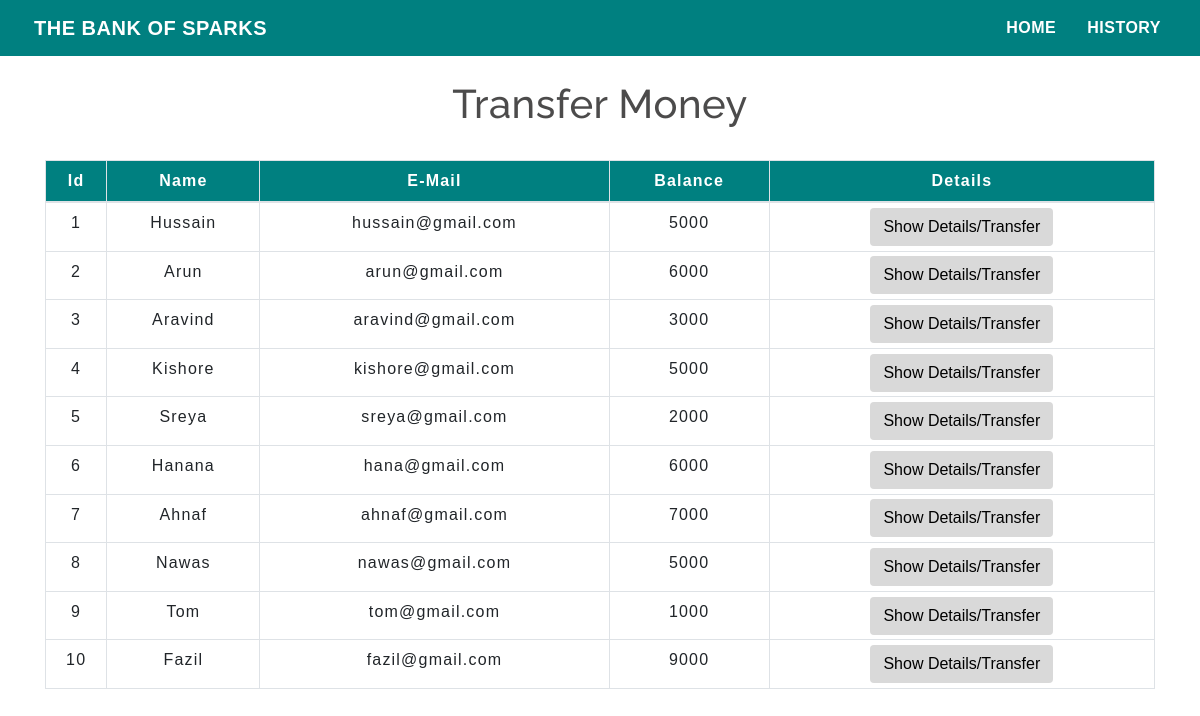
The app's page /transfermoney.php with its own data.
### tables this page shows
CREATE TABLE `users` (
  `id` int(5) NOT NULL,
  `name` text NOT NULL,
  `email` varchar(30) NOT NULL,
  `balance` int(8) NOT NULL
);

### transfermoney.php (the view, shortened to what this page needs)
<!DOCTYPE html>
<html lang="en">
<head>
    <link rel="stylesheet" href="https://maxcdn.bootstrapcdn.com/bootstrap/4.0.0/css/bootstrap.min.css">
    <link rel="stylesheet" type="text/css" href="css/table.css">
    <link rel="stylesheet" type="text/css" href="css/navbar.css">
</head>
<body>
<?php
    include 'config.php';
    $sql = "SELECT * FROM users";
    $result = mysqli_query($conn,$sql);
?>
<nav class="navbar navbar-expand-md navbar-light bg-teal">
      <a class="navbar-brand" href="index.php"><i class="fas fa-university"></i> THE BANK OF SPARKS</a>
      <div class="collapse navbar-collapse" id="collapsibleNavbar">
            <ul class="navbar-nav ml-auto">
              <li class="nav-item">
                <a class="nav-link" href="index.php"><i class="fas fa-home"></i> HOME</a>
              </li>
              <li class="nav-item">
                <a class="nav-link" href="transactionhistory.php"><i class="fas fa-history"></i> HISTORY</a>
              </li>
          </div>
       </nav>
<div class="container">
        <h2 class="text-center pt-4">Transfer Money</h2>
        <br>
            <div class="row">
                <div class="col">
                    <div class="table-responsive-sm">
                    <table class="table table-hover table-sm  table-condensed table-bordered">
                        <thead>
                            <tr class="bg-teal text-white">
                            <th scope="col" class="text-center py-2">Id</th>
                            <th scope="col" class="text-center py-2">Name</th>
                            <th scope="col" class="text-center py-2">E-Mail</th>
                            <th scope="col" class="text-center py-2">Balance</th>
                            <th scope="col" class="text-center py-2">Details</th>
                            </tr>
                        </thead>
                        <tbody>
                <?php
                    while($rows=mysqli_fetch_assoc($result)){
                ?>
                    <tr>
                        <td class="py-2"><?php echo $rows['id'] ?></td>
                        <td class="py-2"><?php echo $rows['name']?></td>
                        <td class="py-2"><?php echo $rows['email']?></td>
                        <td class="py-2"><?php echo $rows['balance']?></td>
                        <td><a href="selecteduserdetail.php?id= <?php echo $rows['id'] ;?>"> <button type="button" class="btn">Show Details/Transfer</button></a></td>
                    </tr>
                <?php
                    }
                ?>
                        </tbody>
                    </table>
                    </div>
                </div>
            </div>
         </div>
</body>
</html>

### css/table.css (style rules this page uses)
* { padding: 0; margin: 0; box-sizing: border-box; font-family: sans-serif; }
h2 { font-size: 40px; }
table { letter-spacing: 1.2px; }
td { text-align: center; }
button { border:none; background: #d9d9d9; transition: 1s; }
.bg-teal { background-color: teal; }

### css/navbar.css (style rules this page uses)
.nav-link { margin-right: 15px; color:white !important; letter-spacing: 0.5px; transition: 0.5s; font-weight: bolder; }
.navbar-brand { color: white !important; letter-spacing: 0.5px; margin-left: 10px !important; font-weight: bolder; display: flex; }
h2 { color: #4C4B4B; letter-spacing: 0.5px; font-family: raleway; }
.bg-teal { background-color: teal; }

### transfermoney.php (style rules this page uses)
button { transition: 1.5s; }

### records on screen
users: id "1", name "Hussain", email "hussain@gmail.com", balance "5000"
users: id "2", name "Arun", email "arun@gmail.com", balance "6000"
users: id "3", name "Aravind", email "aravind@gmail.com", balance "3000"
users: id "4", name "Kishore", email "kishore@gmail.com", balance "5000"
users: id "5", name "Sreya", email "sreya@gmail.com", balance "2000"
users: id "6", name "Hanana", email "hana@gmail.com", balance "6000"
users: id "7", name "Ahnaf", email "ahnaf@gmail.com", balance "7000"
users: id "8", name "Nawas", email "nawas@gmail.com", balance "5000"
users: id "9", name "Tom", email "tom@gmail.com", balance "1000"
users: id "10", name "Fazil", email "fazil@gmail.com", balance "9000"
